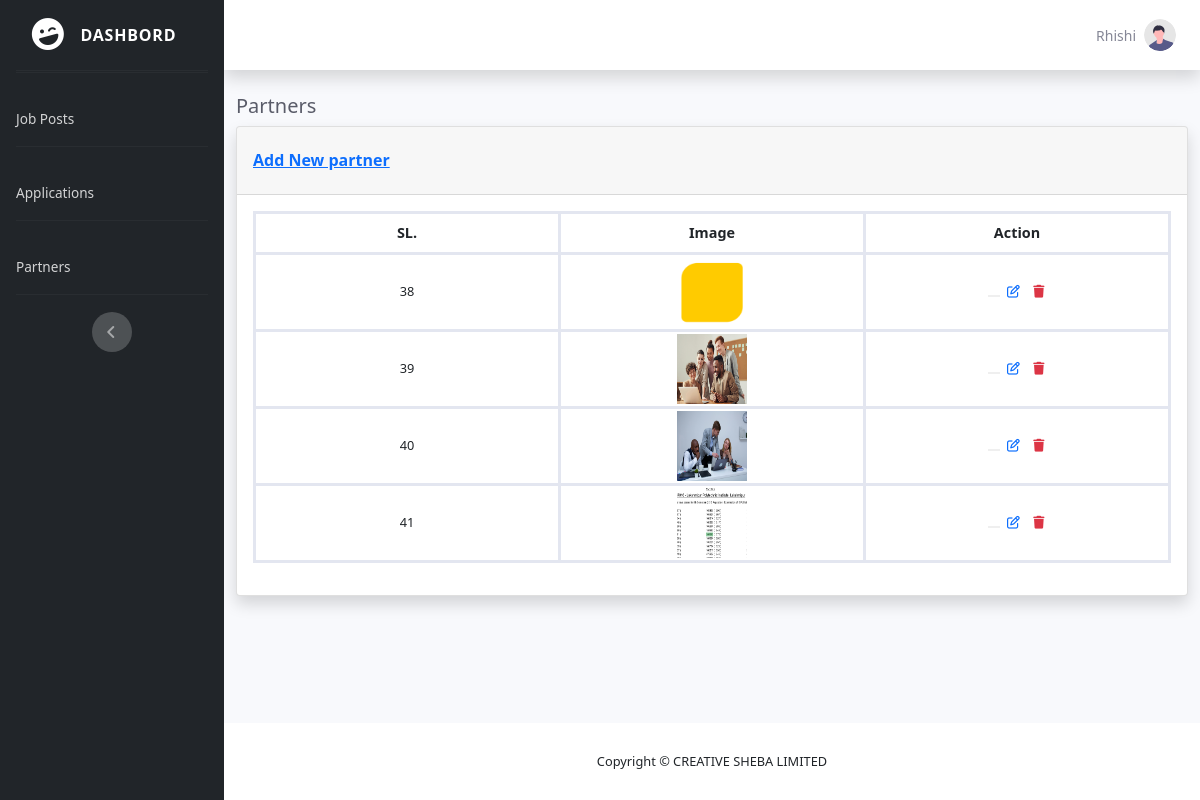
The app's page /admin/partners.php (signed in) with its own data.
### tables this page shows
CREATE TABLE `partners` (
  `id` int(255) NOT NULL,
  `image` varchar(255) NOT NULL
);

### admin/partners.php (the view, shortened to what this page needs)
<!DOCTYPE html>
<html lang="en">
<head>
   <link rel="stylesheet" href="https://cdnjs.cloudflare.com/ajax/libs/font-awesome/6.5.1/css/all.min.css">
   <link href="vendor/css/sb-admin-2.css" rel="stylesheet">
   <link href="https://cdn.jsdelivr.net/npm/bootstrap@5.1.3/dist/css/bootstrap.min.css" rel="stylesheet">
</head>
<body id="page-top">
   <div id="wrapper">
      <ul class="navbar-nav bg-dark sidebar sidebar-dark accordion" id="accordionSidebar">
         <a class="sidebar-brand d-flex align-items-center justify-content-center" href="main.php">
            <div class="sidebar-brand-icon rotate-n-15"> <i class="fas fa-laugh-wink"></i> </div>
            <div class="sidebar-brand-text mx-3">Dashbord</div>
         </a>
         <hr class="sidebar-divider my-0">
         <hr class="sidebar-divider">
         <li class="nav-item">
            <a class="nav-link" href="main.php"> <span>Job Posts</span></a>
         </li>
         <hr class="sidebar-divider">
         <li class="nav-item">
            <a class="nav-link" href="application.php"> <span>Applications</span></a>
         </li>
         <hr class="sidebar-divider">
         <li class="nav-item">
            <a class="nav-link" href="partners.php"> <span>Partners</span></a>
         </li>
         <hr class="sidebar-divider d-none d-md-block">
         <div class="text-center d-none d-md-inline">
            <button class="rounded-circle border-0" id="sidebarToggle"></button>
         </div>
      </ul>
      <div id="content-wrapper" class="d-flex flex-column">
         <div id="content">
            <nav class="navbar navbar-expand navbar-light bg-white topbar mb-4 static-top shadow">
               <ul class="navbar-nav ml-auto">
                  <li class="nav-item dropdown no-arrow">
                     <a class="nav-link dropdown-toggle" href="#" id="userDropdown" role="button" data-toggle="dropdown" aria-haspopup="true" aria-expanded="false"> <span class="mr-2 d-none d-lg-inline text-gray-600 small">
                           <?php
                           if (isset($_SESSION['user_name'])) {
                              echo $_SESSION['user_name'];
                           }
                           ?>
                        </span> <img class="img-profile rounded-circle" src="vendor/img/undraw_profile.svg"> </a>
                  </li>
               </ul>
            </nav>
            <div class="container-fluid">
               <h5 class="mb-2 text-gray-800">Partners</h5>
               <div class="card shadow">
                  <div class="card-header py-3 d-flex justify-content-between">
                     <div>
                        <a href="placementpartner.php">
                           <h6 class="font-weight-bold text-primary mt-2 text-decoration-none">Add New partner</h6>
                        </a>
                     </div>
                  </div>
                  <div class="card-body">
                     <?php
                     $conn = mysqli_connect("localhost", "root", "", "rictjob_potal");
                     $sql = "SELECT * FROM `partners`";
                     $query = mysqli_query($conn, $sql);
                     ?>
                     <div class="table-responsive">
                        <table class="table table-bordered" id="dataTable" width="100%" cellspacing="0">
                           <thead>
                              <tr>
                                 <th class="col-3">SL.</th>
                                 <th class="col-3">Image</th>
                                 <th class="col-3">Action</th>
                              </tr>
                           </thead>
                           <tbody>
                              <?php
                              if (mysqli_num_rows($query) > 0) {
                                 foreach ($query as $item) {
                              ?>
                                    <tr>
                                       <td><?php echo $item['id'] ?></td>
                                       <td>
                                          <img src="<?php echo "upload/partners/" . $item['image']; ?>" width="70" height="70" alt="image">
                                       </td>
                                       <td>
                                          <form action="" method="POST" class="d-inline-block ms-1">
                                             <button type="submit" name="status" class="text-white border-0">
                                             </button>
                                          </form>
                                          <a href="partnersUpdate.php?id=<?php echo $item['id'] ?>" class="ms-1 text-decoration-none">
                                             <i class="fa-regular fa-pen-to-square"></i>
                                          </a>
                                          <form action="code.php" method="POST" class="d-inline-block ms-1" onsubmit="">
                                             <button type="submit" name="delete_data" class="bg-white border-0">
                                                <i class="fa-solid fa-trash text-danger"></i>
                                             </button>
                                          </form>
                                       </td>
                                    </tr>
                              <?php
                                 }
                              }
                              ?>
                           </tbody>
                        </table>
                     </div>
                  </div>
               </div>
            </div>
         </div>
         <footer class="sticky-footer bg-white">
            <div class="container my-auto">
               <div class="copyright text-center my-auto"> <span class="text-center">Copyright &copy; CREATIVE SHEBA LIMITED</span> </div>
            </div>
         </footer>
      </div>
   </div>
</body>
</html>

### records on screen
partners: id "38", image (picture)
partners: id "39", image (picture)
partners: id "40", image (picture)
partners: id "41", image (picture)

### other values on screen
$_SESSION['user_name'] "Rhishi"
